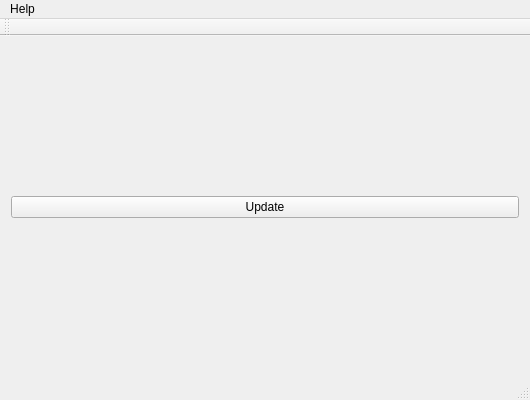
<?xml version="1.0" encoding="UTF-8"?>
<ui version="4.0">
 <class>RPCS3UpdaterQtClass</class>
 <widget class="QMainWindow" name="RPCS3UpdaterQtClass">
  <property name="geometry">
   <rect>
    <x>0</x>
    <y>0</y>
    <width>530</width>
    <height>400</height>
   </rect>
  </property>
  <property name="windowTitle">
   <string>RPCS3UpdaterQt</string>
  </property>
  <widget class="QWidget" name="centralWidget">
   <layout class="QHBoxLayout" name="horizontalLayout">
    <item>
     <widget class="QPushButton" name="updateButton">
      <property name="text">
       <string>Update</string>
      </property>
     </widget>
    </item>
   </layout>
  </widget>
  <widget class="QMenuBar" name="menuBar">
   <property name="geometry">
    <rect>
     <x>0</x>
     <y>0</y>
     <width>530</width>
     <height>26</height>
    </rect>
   </property>
   <widget class="QMenu" name="menuHelp">
    <property name="title">
     <string>Help</string>
    </property>
    <addaction name="actionAbout"/>
    <addaction name="actionAbout_Qt"/>
   </widget>
   <addaction name="menuHelp"/>
  </widget>
  <widget class="QToolBar" name="mainToolBar">
   <attribute name="toolBarArea">
    <enum>TopToolBarArea</enum>
   </attribute>
   <attribute name="toolBarBreak">
    <bool>false</bool>
   </attribute>
  </widget>
  <widget class="QStatusBar" name="statusBar"/>
  <action name="actionAbout">
   <property name="text">
    <string>About</string>
   </property>
  </action>
  <action name="actionAbout_Qt">
   <property name="text">
    <string>About Qt</string>
   </property>
  </action>
 </widget>
 <layoutdefault spacing="6" margin="11"/>
 <resources>
  <include location="RPCS3UpdaterQt.qrc"/>
 </resources>
 <connections/>
</ui>
